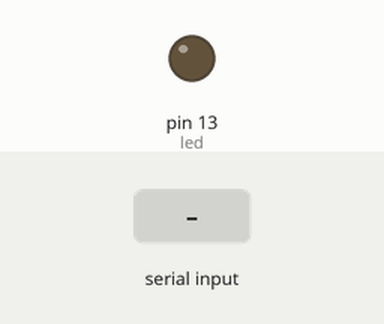
Recording of a sketch running on a simulated Arduino Mega 2560, built with avr-gcc and run on an emulated ATmega2560. Parts: output pins drawn as LEDs (lit = HIGH). The inputs (shaded band) are chosen by the test bench.

Above: at 1.2 s.
1.3 s: "E" received over Serial
At 2.1 s:
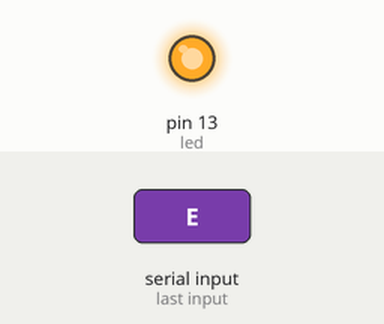
2.8 s: "A" received over Serial
At 3.2 s:
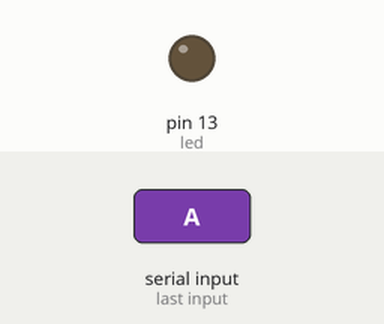
Timing chart, 0 to 5.8 s (numbered marks = the images above; inputs shaded):
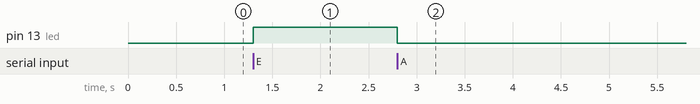

The sketch:

ConexionBT.ino.ino
```cpp
/* CODIGO PRUEBA EDUARDO */
int led=13;
char entrada;
int pinBuzzer = 53;
/*FIN EDUARDO*/

void setup() {
    pinMode(pinBuzzer, OUTPUT);
    noTone(pinBuzzer);
  // put your setup code here, to run once:
   //INICIO EDUARDO
   pinMode(13,OUTPUT); //Declaramos el pin como salida
  //FIN EDUARDO
  Serial.begin(9600);
}

void loop() {
  // put your main code here, to run repeatedly:
   //INICIO EDUARDO
    if(Serial.available()>0){
      entrada = Serial.read();
    }
    if(entrada=='E'){;
      digitalWrite(led,HIGH);
    }
    if(entrada=='A'){
      digitalWrite(led,LOW);
    }
  //FIN EDUARDO
}
```

Measured:
- after the input at 1.3 s, pin 13 (led): LOW → HIGH at once
- after the input at 2.8 s, pin 13 (led): HIGH → LOW at once
